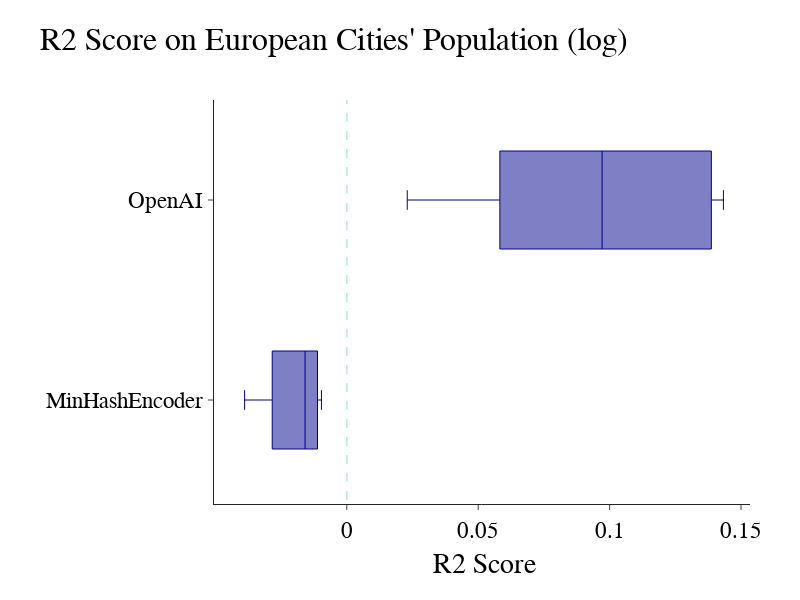

Here is the notebook cell this chart was saved with:
### Code cell
import plotly.graph_objects as go

# Filter out the data
res_filtered = res[res["cv_name"] == "custom"]
res_filtered = res_filtered[res_filtered["encoding"].isin(["openai__", "skrub__minhash_30"])]

# Rename the labels
res_filtered['encoding'] = res_filtered['encoding'].replace('skrub__minhash_30', 'MinHashEncoder')
res_filtered['encoding'] = res_filtered['encoding'].replace('openai__', 'OpenAI')

# Create boxplot
fig = go.Figure()

# Add box traces
for encoding in res_filtered['encoding'].unique():
    fig.add_trace(go.Box(
        x=res_filtered[res_filtered['encoding'] == encoding]['r2'],
        name=encoding,
        boxpoints='outliers', # show only outliers
        jitter=0.5, # spread out data points for visibility
        whiskerwidth=0.2, # reduce whisker width
        #fillcolor='cls', # fill box with classification color
        marker=dict(
            size=2, # reduce marker size
            color="darkblue"
        ),
        line=dict(width=1), # reduce line width,
    ))

# Add vertical line at x=0
fig.add_shape(type="line",
    xref="x", yref="paper",
    x0=0, y0=0, x1=0, y1=1,
    line=dict(
        color="LightSeaGreen",
        width=1.5,
        dash="dash",
    )
)

# Set plot title and axis labels
fig.update_layout(
    title="R2 Score on European Cities' Population (log)",
    yaxis_title='',
    xaxis_title='R2 Score',
    autosize=False,
    width=800,
    height=600,
    margin=dict(
        l=50,
        r=50,
        b=100,
        t=100,
        pad=4
    ),
    paper_bgcolor="white",
    font=dict(
        family="Arial, monospace",
        size=23,
        color="black"
    ),
    showlegend=False,
    template="simple_white" # use the simple_white template

)

fig.show()

# save as pdf
fig.write_image("../figures/ood.pdf")

### Figure 1 — Plotly figure (JSON) as saved in the notebook; plotly's stock layout.template omitted (floating-point values rounded to 4 significant figures)
{"data": [{"boxpoints": "outliers", "jitter": 0.5, "line": {"width": 1}, "marker": {"color": "darkblue", "size": 2}, "name": "MinHashEncoder", "type": "box", "whiskerwidth": 0.2, "x": [-0.01588, -0.01165, -0.03889, -0.02488, -0.009648]}, {"boxpoints": "outliers", "jitter": 0.5, "line": {"width": 1}, "marker": {"color": "darkblue", "size": 2}, "name": "OpenAI", "type": "box", "whiskerwidth": 0.2, "x": [0.06999, 0.1433, 0.09714, 0.1372, 0.023]}], "layout": {"autosize": false, "font": {"color": "black", "family": "Arial, monospace", "size": 23}, "height": 600, "margin": {"b": 100, "l": 50, "pad": 4, "r": 50, "t": 100}, "paper_bgcolor": "white", "shapes": [{"line": {"color": "LightSeaGreen", "dash": "dash", "width": 1.5}, "type": "line", "x0": 0, "x1": 0, "xref": "x", "y0": 0, "y1": 1, "yref": "paper"}], "showlegend": false, "title": {"text": "R2 Score on European Cities' Population (log)"}, "width": 800, "xaxis": {"title": {"text": "R2 Score"}}, "yaxis": {"title": {"text": ""}}}}
